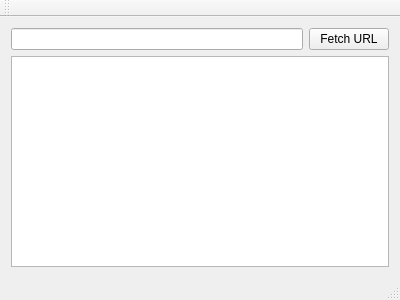
<?xml version="1.0" encoding="UTF-8"?>
<ui version="4.0">
 <class>MainWindow</class>
 <widget class="QMainWindow" name="MainWindow">
  <property name="geometry">
   <rect>
    <x>0</x>
    <y>0</y>
    <width>400</width>
    <height>300</height>
   </rect>
  </property>
  <property name="windowTitle">
   <string>MainWindow</string>
  </property>
  <widget class="QWidget" name="centralWidget">
   <layout class="QVBoxLayout" name="verticalLayout_2">
    <item>
     <layout class="QVBoxLayout" name="verticalLayout">
      <item>
       <layout class="QHBoxLayout" name="horizontalLayout">
        <item>
         <widget class="QLineEdit" name="lineURL"/>
        </item>
        <item>
         <widget class="QPushButton" name="btnFetch">
          <property name="text">
           <string>Fetch URL</string>
          </property>
         </widget>
        </item>
       </layout>
      </item>
      <item>
       <widget class="QTextEdit" name="textResult"/>
      </item>
     </layout>
    </item>
   </layout>
  </widget>
  <widget class="QMenuBar" name="menuBar">
   <property name="geometry">
    <rect>
     <x>0</x>
     <y>0</y>
     <width>400</width>
     <height>20</height>
    </rect>
   </property>
  </widget>
  <widget class="QToolBar" name="mainToolBar">
   <attribute name="toolBarArea">
    <enum>TopToolBarArea</enum>
   </attribute>
   <attribute name="toolBarBreak">
    <bool>false</bool>
   </attribute>
  </widget>
  <widget class="QStatusBar" name="statusBar"/>
 </widget>
 <layoutdefault spacing="6" margin="11"/>
 <resources/>
 <connections/>
</ui>
